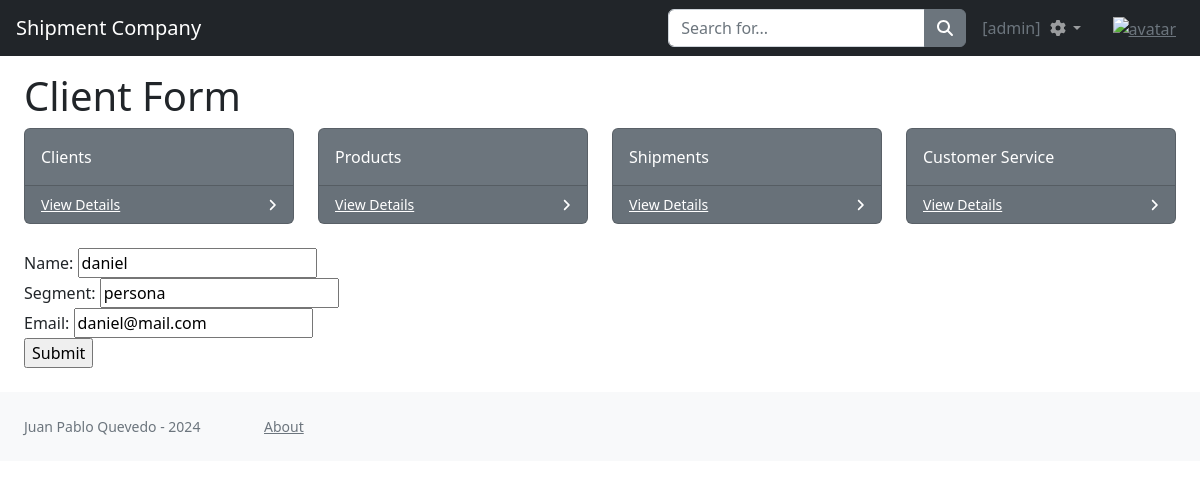
The page /client_update/3/ (signed in) on the database its author committed.
### entities/models.py (models this page shows, shortened)
class Client(models.Model):
    name = models.CharField(max_length=15)
    segment = models.CharField(max_length=15)
    email = models.EmailField()
    class Meta:
        ordering = ["name"]

### entities/views.py (the view)
# urls.py: path('client_update/<client_id>/', clientUpdate, name='clientUpdate'),
@login_required
def clientUpdate(request, client_id):
    client = Client.objects.get(id = client_id)
    if request.method == "POST":
        myForm = ClientForm(request.POST)
        if myForm.is_valid():
            client.name = myForm.cleaned_data.get("name")
            client.segment = myForm.cleaned_data.get("segment")
            client.email = myForm.cleaned_data.get("email")
            client.save()
            context = {"clients": Client.objects.all()}
            return render(request, 'entities/clients.html', context)
    else:
        myForm = ClientForm(initial = {"name": client.name, "segment": client.segment, "email": client.email})
    return render(request, "entities/clientForm.html", {"form": myForm})

### entities/forms.py
class ClientForm(forms.Form):
    name = forms.CharField(max_length=15, required=True)
    segment = forms.CharField(max_length=15, required=True)
    email = forms.EmailField(required=True)

### entities/templates/entities/clientForm.html (shortened to what this page needs)
{% extends 'entities/index.html' %}
{% load static %}
{% block title %}
    <div id="layoutSidenav_content">
        <main>
            <div class="container-fluid px-4">
                <h1 style="margin-top: 4.5rem">Client Form</h1>
                <div class="row">
                    <div class="col-xl-3 col-md-6">
                        <div class="card bg-secondary text-white mb-4">
                            <div class="card-body">Clients</div>
                            <div class="card-footer d-flex align-items-center justify-content-between">
                                <a class="small text-white stretched-link" href="{% url 'clients' %}">View Details</a>
                                <div class="small text-white"><i class="fas fa-angle-right"></i></div>
                            </div>
                        </div>
                    </div>
                    <div class="col-xl-3 col-md-6">
                        <div class="card bg-secondary text-white mb-4">
                            <div class="card-body">Products</div>
                            <div class="card-footer d-flex align-items-center justify-content-between">
                                <a class="small text-white stretched-link" href="{% url 'products' %}">View Details</a>
                                <div class="small text-white"><i class="fas fa-angle-right"></i></div>
                            </div>
                        </div>
                    </div>
                    <div class="col-xl-3 col-md-6">
                        <div class="card bg-secondary text-white mb-4">
                            <div class="card-body">Shipments</div>
                            <div class="card-footer d-flex align-items-center justify-content-between">
                                <a class="small text-white stretched-link" href="{% url 'shipments' %}">View Details</a>
                                <div class="small text-white"><i class="fas fa-angle-right"></i></div>
                            </div>
                        </div>
                    </div>
                    <div class="col-xl-3 col-md-6">
                        <div class="card bg-secondary text-white mb-4">
                            <div class="card-body">Customer Service</div>
                            <div class="card-footer d-flex align-items-center justify-content-between">
                                <a class="small text-white stretched-link" href="#">View Details</a>
                                <div class="small text-white"><i class="fas fa-angle-right"></i></div>
                            </div>
                        </div>
                    </div>
                </div>
            </div>
        </main>
    </div>
{% endblock title %}
{% block content %}
    <div class="mb-4">
        <form action="" method="post" style="margin-left: 1.5rem">
            <table>
                {{ form }}
            </table>
            <input type="submit" value="Submit">
        </form>
    </div>
{% endblock content %}

### entities/templates/entities/index.html (shortened to what this page needs)
<!DOCTYPE html>
<html lang="en">
    <head>
        {% load static %}
        <link href="https://cdn.jsdelivr.net/npm/simple-datatables@7.1.2/dist/style.min.css" rel="stylesheet" />
        <link href="{% static 'css/styles.css' %}" rel="stylesheet" />
    </head>
    <body class="sb-nav-fixed">
        <nav class="sb-topnav navbar navbar-expand navbar-dark bg-dark">
            <a class="navbar-brand ps-3" href="{% url 'home' %}">Shipment Company</a>
            {% if user.is_authenticated %}
            <form class="d-none d-md-inline-block form-inline ms-auto me-0 me-md-3 my-2 my-md-0">
                <div class="input-group">
                    <input class="form-control" type="text" placeholder="Search for..." aria-label="Search for..." aria-describedby="btnNavbarSearch" />
                    <button class="btn btn-secondary" id="btnNavbarSearch" type="button"><i class="fas fa-search"></i></button>
                </div>
            </form>
            <div class="text-muted">[{{ user.username }}]</div>
            <ul class="navbar-nav ms-auto ms-md-0 me-3 me-lg-4">
                <li class="nav-item dropdown">
                    <a class="nav-link dropdown-toggle" id="navbarDropdown" href="#" role="button" data-bs-toggle="dropdown" aria-expanded="false"><i class="fas fa-cog fa-fw"></i></a>
                </li>
            </ul>
            <div class="text-center" style="margin-right: 24px">
                <a href="{% url 'add_avatar' %}">
                    <img src="{{ request.session.avatar }}" height="32px" weight="32px" alt="avatar"/>
                </a>
            </div>
            {% endif %}
        </nav>
        {% block title %}{% endblock title %}
        {% block content %}
        {% endblock content %}
        <div id="layoutSidenav_content">
            <footer class="py-4 bg-light mt-auto">
                <div class="container-fluid px-4">
                    <div class="d-flex align-items-center justify-content-start small">
                        <div class="text-muted" style="width: 15rem">Juan Pablo Quevedo - 2024</div>
                        <a class="text-muted" style="align-self: top" href="{% url 'about' %}">About</a>
                    </div>
                </div>
            </footer>
        </div>
    </body>
</html>

### rows shown on the page
Client: name "daniel", segment "persona", email "daniel@mail.com"

### other values the page prints
{{ user.username }} "admin"
